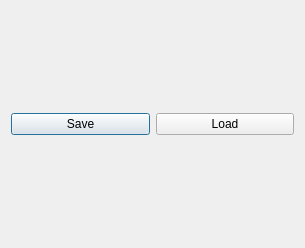
<?xml version="1.0" encoding="UTF-8"?>
<ui version="4.0">
 <class>Dialog</class>
 <widget class="QDialog" name="Dialog">
  <property name="geometry">
   <rect>
    <x>0</x>
    <y>0</y>
    <width>305</width>
    <height>248</height>
   </rect>
  </property>
  <property name="windowTitle">
   <string>Dialog</string>
  </property>
  <layout class="QHBoxLayout" name="horizontalLayout">
   <item>
    <widget class="QPushButton" name="pushButton">
     <property name="text">
      <string>Save</string>
     </property>
    </widget>
   </item>
   <item>
    <widget class="QPushButton" name="pushButton_2">
     <property name="text">
      <string>Load</string>
     </property>
    </widget>
   </item>
  </layout>
 </widget>
 <layoutdefault spacing="6" margin="11"/>
 <resources/>
 <connections/>
</ui>
